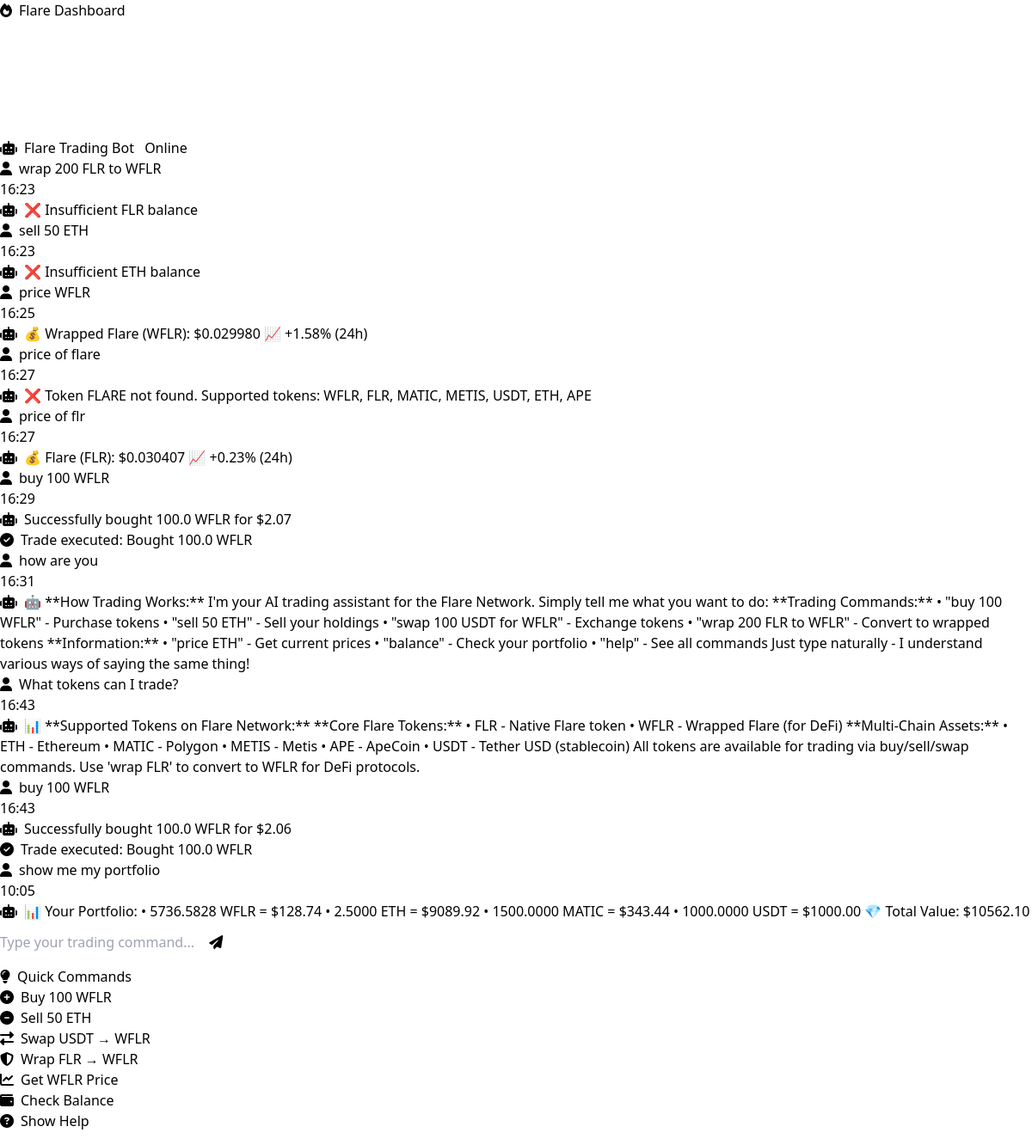
The app's page /chat, older data.
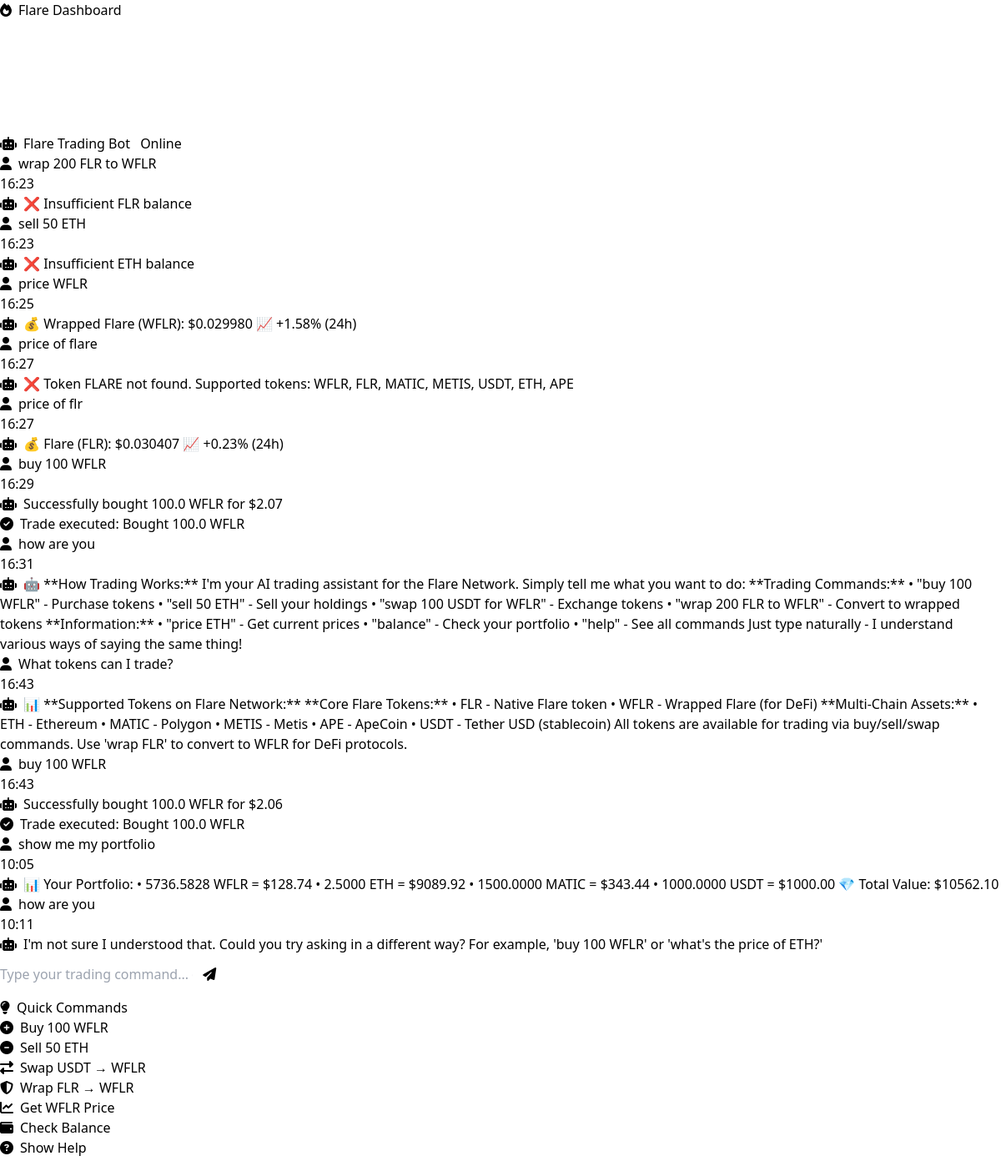
The same page, newer data.
### models.py (models this page shows)
class ChatMessage(db.Model):
    id = db.Column(Integer, primary_key=True)
    message = db.Column(Text, nullable=False)
    response = db.Column(Text, nullable=False)
    trade_executed = db.Column(String(200))
    created_at = db.Column(DateTime, default=datetime.utcnow)

### routes.py (the view)
@app.route('/chat')
def chat():
    messages = ChatMessage.query.order_by(ChatMessage.created_at.desc()).limit(20).all()
    return render_template('chat.html', messages=messages[::-1])

### templates/chat.html (shortened to what this page needs)
{% extends "base.html" %}
{% block content %}
<div class="row">
    <div class="col-lg-8 mx-auto">
        <div class="card bg-dark-custom">
            <div class="card-header">
                <h5 class="card-title mb-0">
                    <i class="fas fa-robot me-2"></i>Flare Trading Bot
                    <span class="badge bg-success ms-2">Online</span>
                </h5>
            </div>
            <div class="card-body">
                <div id="chatMessages" class="chat-container mb-3">
                    {% if messages %}
                        {% for message in messages %}
                        <div class="chat-message user-message">
                            <div class="message-content">
                                <i class="fas fa-user me-2"></i>{{ message.message }}
                            </div>
                            <div class="message-time">{{ message.created_at.strftime('%H:%M') }}</div>
                        </div>
                        <div class="chat-message bot-message">
                            <div class="message-content">
                                <i class="fas fa-robot me-2"></i>{{ message.response }}
                            </div>
                            {% if message.trade_executed %}
                            <div class="trade-info">
                                <i class="fas fa-check-circle text-success me-2"></i>Trade executed: {{ message.trade_executed }}
                            </div>
                            {% endif %}
                        </div>
                        {% endfor %}
                    {% endif %}
                </div>
                <form id="chatForm" class="d-flex">
                    <input type="text" id="chatInput" class="form-control bg-dark text-light me-2"
                           placeholder="Type your trading command... (e.g., 'buy 100 WFLR')" required>
                    <button type="submit" class="btn btn-primary" id="sendButton">
                        <i class="fas fa-paper-plane"></i>
                    </button>
                </form>
            </div>
        </div>
        <div class="card bg-dark-custom mt-4">
            <div class="card-header">
                <h6 class="card-title mb-0">
                    <i class="fas fa-lightbulb me-2"></i>Quick Commands
                </h6>
            </div>
            <div class="card-body">
                <div class="row g-2">
                    <div class="col-md-6">
                        <button class="btn btn-outline-success w-100 quick-command" data-command="buy 100 WFLR">
                            <i class="fas fa-plus-circle me-2"></i>Buy 100 WFLR
                        </button>
                    </div>
                    <div class="col-md-6">
                        <button class="btn btn-outline-danger w-100 quick-command" data-command="sell 50 ETH">
                            <i class="fas fa-minus-circle me-2"></i>Sell 50 ETH
                        </button>
                    </div>
                    <div class="col-md-6">
                        <button class="btn btn-outline-warning w-100 quick-command" data-command="swap 100 USDT for WFLR">
                            <i class="fas fa-exchange-alt me-2"></i>Swap USDT → WFLR
                        </button>
                    </div>
                    <div class="col-md-6">
                        <button class="btn btn-outline-info w-100 quick-command" data-command="wrap 200 FLR to WFLR">
                            <i class="fas fa-shield-alt me-2"></i>Wrap FLR → WFLR
                        </button>
                    </div>
                    <div class="col-md-6">
                        <button class="btn btn-outline-info w-100 quick-command" data-command="price WFLR">
                            <i class="fas fa-chart-line me-2"></i>Get WFLR Price
                        </button>
                    </div>
                    <div class="col-md-6">
                        <button class="btn btn-outline-primary w-100 quick-command" data-command="balance">
                            <i class="fas fa-wallet me-2"></i>Check Balance
                        </button>
                    </div>
                    <div class="col-md-6">
                        <button class="btn btn-outline-secondary w-100 quick-command" data-command="help">
                            <i class="fas fa-question-circle me-2"></i>Show Help
                        </button>
                    </div>
                </div>
            </div>
        </div>
    </div>
</div>
{% endblock %}

### templates/base.html (shortened to what this page needs)
<!DOCTYPE html>
<html lang="en">
<head>
    <script src="https://cdn.tailwindcss.com"></script>
    <link href="https://cdnjs.cloudflare.com/ajax/libs/font-awesome/6.4.0/css/all.min.css" rel="stylesheet">
</head>
<body>
    <nav class="navbar navbar-expand-lg navbar-dark bg-dark-custom">
        <div class="container-fluid">
            <a class="navbar-brand fw-bold" href="{{ url_for('dashboard') }}">
                <i class="fas fa-fire text-primary me-2"></i>Flare Dashboard
            </a>
        </div>
    </nav>
    <main class="container-fluid py-4">
        {% block content %}{% endblock %}
    </main>
</body>
</html>

Row changes from the older to the newer data that the page shows:
added ChatMessage: message "how are you", created_at "10:11", response "I'm not sure I understood that. Could you try asking in a different way? For example, 'buy 100 WFLR' or 'what's the price of ETH?'"
